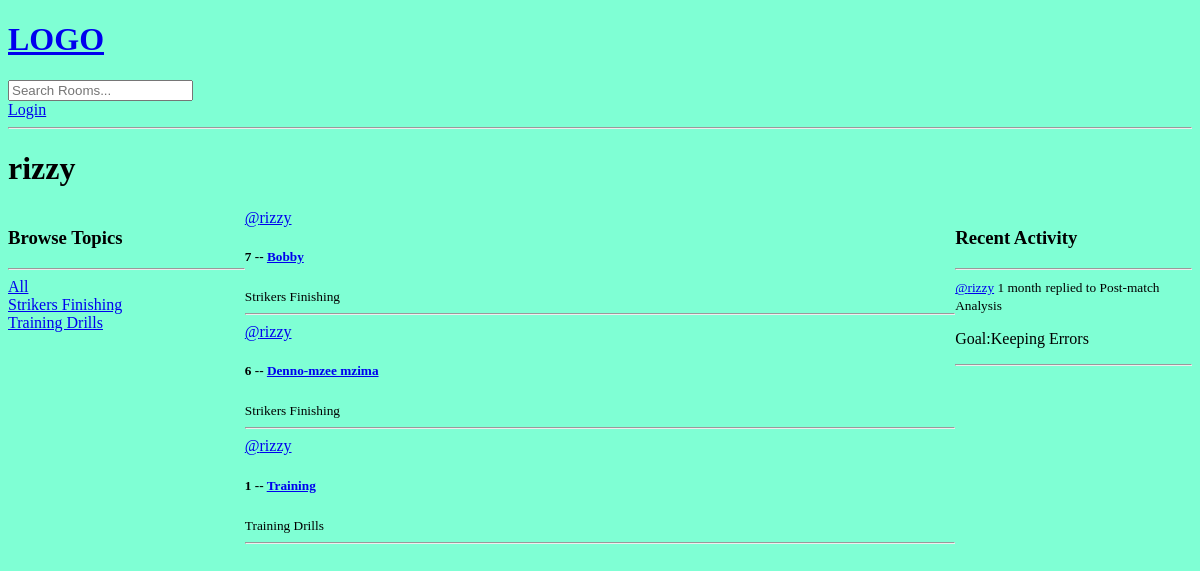
/profile/1/, run on an earlier commit of the app's database.
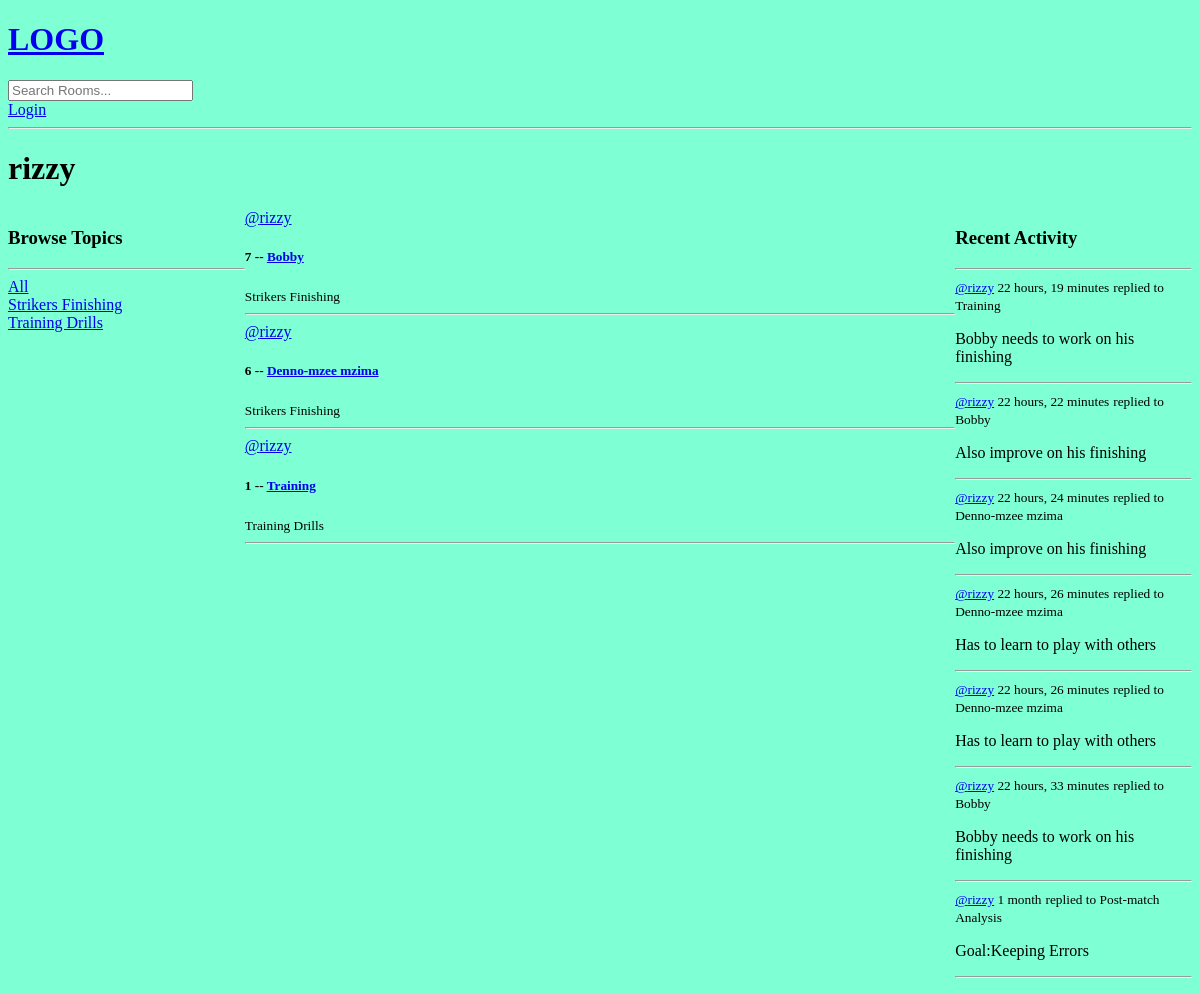
And on a later commit of the database.
### coachesroom/models.py (models this page shows, shortened)
class Topic(models.Model):
    name=models.CharField(max_length=200)

class Room(models.Model):
    host=models.ForeignKey(User, on_delete=models.SET_NULL,null=True)
    topic=models.ForeignKey(Topic, on_delete=models.SET_NULL,null=True)
    name=models.CharField(max_length=200)
    description=models.TextField(null=True,blank=True)
    participants=models.ManyToManyField(User, related_name='participants', blank=True)
    updated= models.DateTimeField(auto_now=True)
    created=models.DateTimeField(auto_now_add=True)
    class Meta:
        ordering=['-updated', '-created']
    def __str__(self):
        return self.name

class Message(models.Model):
    user= models.ForeignKey(User, on_delete=models.CASCADE)
    room = models.ForeignKey(Room, on_delete=models.CASCADE)
    body= models.TextField()
    updated= models.DateTimeField(auto_now=True)
    created=models.DateTimeField(auto_now_add=True)
    class Meta:
        ordering=['-updated', '-created']
    def __str__(self):
        return self.body[0:50]

### coachesroom/views.py (the view)
# urls.py: path('profile/<str:pk>/',views.userProfile, name="user-profile"),
def userProfile(request,pk):
    user=User.objects.get(id=pk)
    rooms=user.room_set.all()
    room_messages=user.message_set.all()
    topics=Topic.objects.all()
    context={'user': user,'rooms':rooms,'room_messages':room_messages,'topics':topics}
    return render(request,'coachesroom/profile.html', context)

### coachesroom/templates/coachesroom/profile.html (shortened to what this page needs)
{% extends 'main.html'%}
{% block content%}
<h1>{{user.username}}</h1>
<div class ="profile-container">
    <div>
        {% include 'coachesroom/topics.html'%}
    </div>
    <div>
        {% include 'coachesroom/feed.html'%}
    </div>
    <div>
        {% include 'coachesroom/activity.html'%}
    </div>
</div>
{%endblock%}

### templates/main.html (shortened to what this page needs)
<!DOCTYPE html>
{% load static %}
<html>
<head>
    <link rel ='stylesheet' type='text/css' media='screen' href="{% static 'styles/main.css' %}">
</head>
<body>
{% include 'navbar.html' %}
{% block content%}
{% endblock %}
</body>
</html>

### templates/navbar.html
<a href='/'>
   <h1>LOGO</h1>
</a>
<form method="GET" action ="{% url 'Home' %}">
   <input type="text" name='q' placeholder="Search Rooms..."/>
</form>
{% if request.user.is_authenticated %}
<p>Hello {{request.user}}</p>
<a href=" {% url 'logout' %}">Logout</a>
{% else %}
<a href="{% url 'login' %}">Login</a>
{% endif %}
<hr>

### coachesroom/templates/coachesroom/topics.html
<h3>Browse Topics</h3>
<hr>
<div>
    <a href="{% url 'Home' %}">All</a>
</div>
{% for topic in topics%}
<div>
    <a href="{% url 'Home' %}?q={{topic.name}}">{{topic.name}}</a>
</div>
{% endfor %}

### coachesroom/templates/coachesroom/feed.html (shortened to what this page needs)
<div>
    {% for room in rooms %}
    <div>
        <a href = "{% url 'user-profile' room.host.id %}">@{{room.host.username}}</a>
        <h5>
            {{room.id}} -- <a href = "{% url 'Room' room.id%}">{{room.name}}</a>
        </h5>
        <small>{{room.topic.name}}</small>
        <hr>
    </div>
    {% endfor %}
</div>

### coachesroom/templates/coachesroom/activity.html
<h3>Recent Activity</h3>
<hr>
{% for message in room_messages %}
    <div>
        <small><a href="{% url 'user-profile' message.user.id%}" >@{{message.user}}</a> {{message.created|timesince}}</small>
        <small>replied to {{message.room}}</small>
        <p>{{message}}</p>
        <hr>
    </div>
{% endfor %}

### static/styles/main.css (style rules this page uses)
body { background-color: aquamarine; }

### coachesroom/templates/coachesroom/profile.html (style rules this page uses)
.profile-container { display:grid; grid-template-columns:1fr 3fr 1fr; }

What changed in the data, as far as the page shows it:
added Message: user "rizzy", created "22 hours, 19 minutes", room "Training", body "Bobby needs to work on his finishing"
added Message: user "rizzy", created "22 hours, 22 minutes", room "Bobby", body "Also improve on his finishing"
added Message: user "rizzy", created "22 hours, 24 minutes", room "Denno-mzee mzima", body "Also improve on his finishing"
added Message: user "rizzy", created "22 hours, 26 minutes", room "Denno-mzee mzima", body "Has to learn to play with others"
added Message: user "rizzy", created "22 hours, 26 minutes", room "Denno-mzee mzima", body "Has to learn to play with others"
added Message: user "rizzy", created "22 hours, 33 minutes", room "Bobby", body "Bobby needs to work on his finishing"
